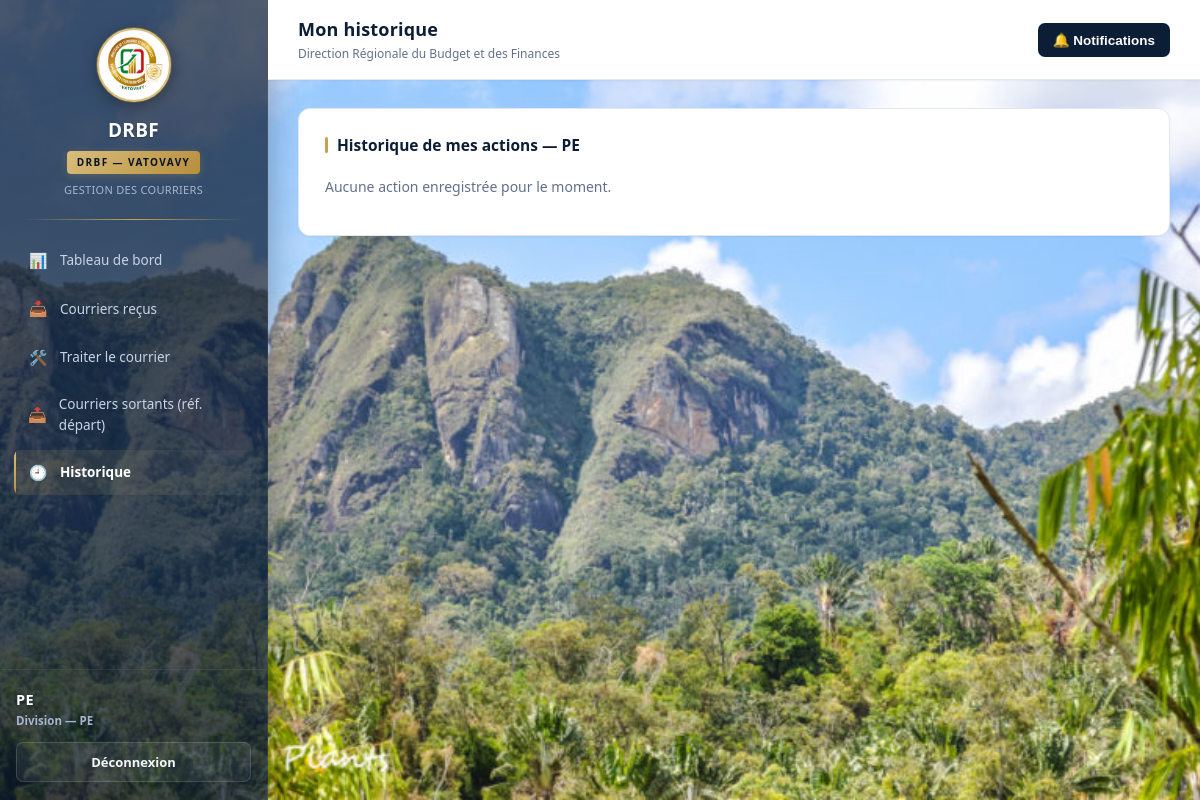
/division/historique.php (signed in), run on the app's committed database.
### tables this page shows
CREATE TABLE users (
    id INT AUTO_INCREMENT PRIMARY KEY,
    username VARCHAR(100) UNIQUE NOT NULL,
    password VARCHAR(255) NOT NULL,
    role VARCHAR(30) NOT NULL,              
    service VARCHAR(10) DEFAULT NULL,       
    division_code VARCHAR(30) DEFAULT NULL,
    actif TINYINT(1) NOT NULL DEFAULT 1,
    created_at DATETIME NOT NULL DEFAULT CURRENT_TIMESTAMP
);

### includes/fonctions.php (called while the page is built, shortened)
<?php
require_once __DIR__ . '/../config/database.php';
function base_url(): string {
    if (!function_exists('__drbf_base_url')) {
        function __drbf_base_url(): string {
            $segments = explode('/', trim($_SERVER['SCRIPT_NAME'] ?? '', '/'));
            return '/' . ($segments[0] ?? '');
        }
    }
    return __drbf_base_url();
}
function root_url(string $path = ''): string {
    return base_url() . '/' . ltrim($path, '/');
}
function current_user(): ?array {
    $stmt = getDB()->prepare("SELECT * FROM users WHERE id = ?");
    $stmt->execute([$_SESSION['user_id']]);
    $u = $stmt->fetch() ?: null;
    return $u;
}
function require_login(): array {
    $u = current_user();
    return $u;
}
function require_role(array $roles): array {
    $u = require_login();
    return $u;
}
function role_label(string $role): string {
    $labels = [
        'secretaire'    => 'Secrétaire',
        'drbf'          => 'Directeur Régional du Budget et des Finances',
        'chef_srb'      => 'Chef Service Régional du Budget',
        'chef_srsp'     => 'Chef Service Régional du Solde et Pension',
        'srpe'          => 'Chef Service Régional du Patrimoine de l\'État',
        'division'      => 'Division',
        'coordonnateur' => 'Coordonnateur',
    ];
    return $labels[$role] ?? $role;
}
function e(string $s): string { return htmlspecialchars($s, ENT_QUOTES, 'UTF-8'); }

### config/database.php (called while the page is built)
<?php
function getDB(): PDO
{
    static $pdo = null;
    if ($pdo === null) {
        $host = 'localhost';
        $dbname = 'drbf';
        $username = 'root';
        $password = '';
        $pdo = new PDO(
            "mysql:host=$host;dbname=$dbname;charset=utf8mb4",
            $username,
            $password
        );
        $pdo->setAttribute(PDO::ATTR_ERRMODE, PDO::ERRMODE_EXCEPTION);
        $pdo->setAttribute(PDO::ATTR_DEFAULT_FETCH_MODE, PDO::FETCH_ASSOC);
    }
    return $pdo;
}

### division/historique.php (the view, shortened to what this page needs)
<?php
require_once __DIR__ . '/../includes/fonctions.php';
$u = require_role(['division']);
$hist = get_historique_utilisateur($u['id']);
$pageTitle = "Mon historique";
$activeNav = 'historique';
include __DIR__ . '/../includes/header.php';
?>
<div class="panel">
  <h3>Historique de mes actions — <?= e($u['division_code']) ?></h3>
  <?php if (empty($hist)): ?>
    <p style="color:var(--muted);">Aucune action enregistrée pour le moment.</p>
  <?php endif; ?>
</div>
<?php include __DIR__ . '/../includes/footer.php'; ?>

### includes/header.php (shortened to what this page needs)
<?php
$nav = $navByRole[$u['role']] ?? [];
?>
<!DOCTYPE html>
<html lang="fr">
<head>
</head>
<body>
<div class="layout">
  <aside class="sidebar">
    <div class="brand">
      <img class="brand-logo" src="<?= root_url('assets/logo_drbf.png') ?>" alt="Logo DRBF">
      <h1>DRBF</h1>
      <span class="tag">DRBF — VATOVAVY</span>
      <p>Gestion des Courriers</p>
    </div>
    <nav>
      <?php foreach ($nav as $item): ?>
        <a href="<?= root_url($item['href']) ?>" class="<?= $activeNav === $item['key'] ? 'active' : '' ?>">
          <span class="icon"><?= $item['icon'] ?></span><?= e($item['label']) ?>
        </a>
      <?php endforeach; ?>
    </nav>
    <div class="userbox">
      <div class="name"><?= e(strtoupper($u['username'])) ?></div>
      <div class="role"><?= e(role_label($u['role'])) ?><?= $u['division_code'] ? ' — ' . e($u['division_code']) : ($u['service'] ? ' — ' . e($u['service']) : '') ?></div>
      <a class="logout" href="<?= root_url('logout.php') ?>">Déconnexion</a>
    </div>
  </aside>
  <div class="main">
    <div class="topbar">
      <div>
        <h2><?= e($pageTitle) ?></h2>
        <div class="sub">Direction Régionale du Budget et des Finances</div>
      </div>
      <div class="notif-wrap">
        <button class="notif-btn" onclick="toggleNotif(this)">
          🔔 Notifications
        </button>
      </div>
    </div>
    <div class="content">

### data on the page
users: username "PE", role "Division", division_code "PE"

### other printed values
$item['icon'] "📊"
$item['label'] "Tableau de bord"
$item['icon'] "📥"
$item['label'] "Courriers reçus"
$item['icon'] "🛠️"
$item['label'] "Traiter le courrier"
$item['icon'] "📤"
$item['label'] "Courriers sortants (réf. départ)"
$item['icon'] "🕘"
$item['label'] "Historique"
$pageTitle "Mon historique"
